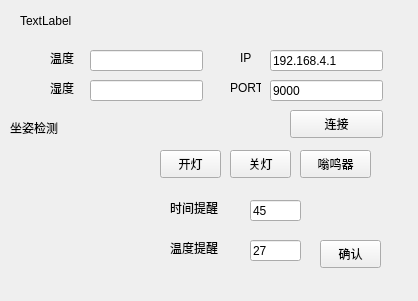
<?xml version="1.0" encoding="UTF-8"?>
<ui version="4.0">
 <class>Widget</class>
 <widget class="QWidget" name="Widget">
  <property name="geometry">
   <rect>
    <x>0</x>
    <y>0</y>
    <width>418</width>
    <height>301</height>
   </rect>
  </property>
  <property name="windowTitle">
   <string>Widget</string>
  </property>
  <widget class="QPushButton" name="pushButton">
   <property name="geometry">
    <rect>
     <x>290</x>
     <y>110</y>
     <width>93</width>
     <height>28</height>
    </rect>
   </property>
   <property name="text">
    <string>连接</string>
   </property>
  </widget>
  <widget class="QLabel" name="label">
   <property name="geometry">
    <rect>
     <x>20</x>
     <y>0</y>
     <width>191</width>
     <height>41</height>
    </rect>
   </property>
   <property name="text">
    <string>TextLabel</string>
   </property>
  </widget>
  <widget class="QLineEdit" name="lineEdit">
   <property name="geometry">
    <rect>
     <x>270</x>
     <y>50</y>
     <width>113</width>
     <height>21</height>
    </rect>
   </property>
   <property name="text">
    <string>192.168.4.1</string>
   </property>
  </widget>
  <widget class="QLineEdit" name="lineEdit_2">
   <property name="geometry">
    <rect>
     <x>270</x>
     <y>80</y>
     <width>113</width>
     <height>21</height>
    </rect>
   </property>
   <property name="text">
    <string>9000</string>
   </property>
  </widget>
  <widget class="QLabel" name="label_2">
   <property name="geometry">
    <rect>
     <x>240</x>
     <y>50</y>
     <width>31</width>
     <height>16</height>
    </rect>
   </property>
   <property name="text">
    <string>IP</string>
   </property>
  </widget>
  <widget class="QLabel" name="label_3">
   <property name="geometry">
    <rect>
     <x>230</x>
     <y>80</y>
     <width>31</width>
     <height>16</height>
    </rect>
   </property>
   <property name="text">
    <string>PORT</string>
   </property>
  </widget>
  <widget class="QPushButton" name="pushButton_2">
   <property name="geometry">
    <rect>
     <x>160</x>
     <y>150</y>
     <width>61</width>
     <height>28</height>
    </rect>
   </property>
   <property name="text">
    <string>开灯</string>
   </property>
  </widget>
  <widget class="QPushButton" name="pushButton_3">
   <property name="geometry">
    <rect>
     <x>230</x>
     <y>150</y>
     <width>61</width>
     <height>28</height>
    </rect>
   </property>
   <property name="text">
    <string>关灯</string>
   </property>
  </widget>
  <widget class="QLabel" name="label_4">
   <property name="geometry">
    <rect>
     <x>220</x>
     <y>120</y>
     <width>72</width>
     <height>15</height>
    </rect>
   </property>
   <property name="text">
    <string/>
   </property>
  </widget>
  <widget class="QPushButton" name="pushButton_4">
   <property name="geometry">
    <rect>
     <x>300</x>
     <y>150</y>
     <width>71</width>
     <height>28</height>
    </rect>
   </property>
   <property name="text">
    <string>嗡鸣器</string>
   </property>
  </widget>
  <widget class="QLabel" name="label_5">
   <property name="geometry">
    <rect>
     <x>50</x>
     <y>50</y>
     <width>31</width>
     <height>16</height>
    </rect>
   </property>
   <property name="text">
    <string>温度</string>
   </property>
  </widget>
  <widget class="QLabel" name="label_6">
   <property name="geometry">
    <rect>
     <x>50</x>
     <y>80</y>
     <width>31</width>
     <height>16</height>
    </rect>
   </property>
   <property name="text">
    <string>湿度</string>
   </property>
  </widget>
  <widget class="QLineEdit" name="lineEdit_3">
   <property name="geometry">
    <rect>
     <x>90</x>
     <y>50</y>
     <width>113</width>
     <height>21</height>
    </rect>
   </property>
  </widget>
  <widget class="QLineEdit" name="lineEdit_4">
   <property name="geometry">
    <rect>
     <x>90</x>
     <y>80</y>
     <width>113</width>
     <height>21</height>
    </rect>
   </property>
  </widget>
  <widget class="QLabel" name="label_7">
   <property name="geometry">
    <rect>
     <x>10</x>
     <y>140</y>
     <width>141</width>
     <height>151</height>
    </rect>
   </property>
   <property name="styleSheet">
    <string notr="true">border-image: url(:/img/right.png);</string>
   </property>
   <property name="text">
    <string/>
   </property>
  </widget>
  <widget class="QLabel" name="label_8">
   <property name="geometry">
    <rect>
     <x>10</x>
     <y>120</y>
     <width>72</width>
     <height>15</height>
    </rect>
   </property>
   <property name="text">
    <string>坐姿检测</string>
   </property>
  </widget>
  <widget class="QLabel" name="label_9">
   <property name="geometry">
    <rect>
     <x>170</x>
     <y>200</y>
     <width>72</width>
     <height>15</height>
    </rect>
   </property>
   <property name="text">
    <string>时间提醒</string>
   </property>
  </widget>
  <widget class="QLabel" name="label_10">
   <property name="geometry">
    <rect>
     <x>170</x>
     <y>240</y>
     <width>72</width>
     <height>15</height>
    </rect>
   </property>
   <property name="text">
    <string>温度提醒</string>
   </property>
  </widget>
  <widget class="QLineEdit" name="lineEdit_5">
   <property name="geometry">
    <rect>
     <x>250</x>
     <y>240</y>
     <width>51</width>
     <height>21</height>
    </rect>
   </property>
   <property name="text">
    <string>27</string>
   </property>
  </widget>
  <widget class="QLineEdit" name="lineEdit_6">
   <property name="geometry">
    <rect>
     <x>250</x>
     <y>200</y>
     <width>51</width>
     <height>21</height>
    </rect>
   </property>
   <property name="text">
    <string>45</string>
   </property>
  </widget>
  <widget class="QPushButton" name="pushButton_5">
   <property name="geometry">
    <rect>
     <x>320</x>
     <y>240</y>
     <width>61</width>
     <height>28</height>
    </rect>
   </property>
   <property name="text">
    <string>确认</string>
   </property>
  </widget>
  <widget class="QLabel" name="label_11">
   <property name="geometry">
    <rect>
     <x>10</x>
     <y>50</y>
     <width>31</width>
     <height>21</height>
    </rect>
   </property>
   <property name="styleSheet">
    <string notr="true">border-image: url(:/img/tiem.png);</string>
   </property>
   <property name="text">
    <string/>
   </property>
  </widget>
  <widget class="QLabel" name="label_12">
   <property name="geometry">
    <rect>
     <x>10</x>
     <y>80</y>
     <width>31</width>
     <height>21</height>
    </rect>
   </property>
   <property name="styleSheet">
    <string notr="true">border-image: url(:/img/alert.png);</string>
   </property>
   <property name="text">
    <string/>
   </property>
  </widget>
 </widget>
 <layoutdefault spacing="6" margin="11"/>
 <resources/>
 <connections/>
</ui>
